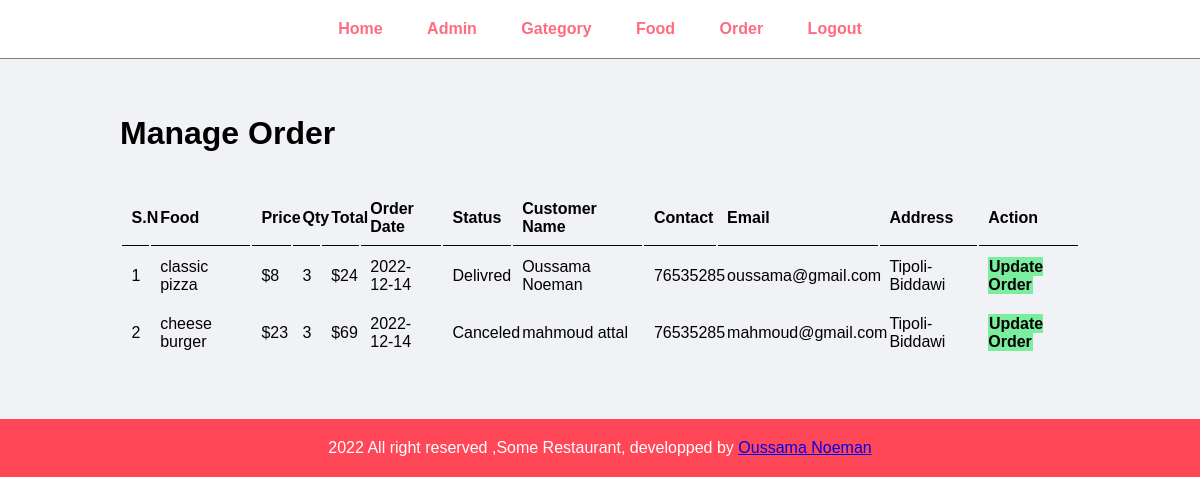
The page /admin/manage-order.php (signed in) on the database its author committed.
### admin/manage-order.php (the view, shortened to what this page needs)
<?php
include('./partials/header.php');
?>
<div class="main-content">
    <div class="wrapper">
        <h1>Manage Order</h1><br>
        <table class="tbl-full"><br>
            <tr>
                <th>S.N</th>
                <th>Food</th>
                <th>Price</th>
                <th>Qty</th>
                <th>Total</th>
                <th>Order Date</th>
                <th>Status</th>
                <th>Customer Name</th>
                <th>Contact</th>
                <th>Email</th>
                <th>Address</th>
                <th>Action</th>
            </tr>
            <?php
            $sn = 0;
            $sql = "SELECT * FROM `tbl-order`";
            $res = mysqli_query($conn, $sql);
            if($res){
                $count = mysqli_num_rows($res);
                if($count>0){
                    while($row = mysqli_fetch_assoc($res)){
                        $sn++;
                        $id = $row['id'];
                        $food = $row['food'];
                        $price = $row['price'];
                        $qty = $row['qty'];
                        $total = $row['total'];
                        $order_date = $row['order-date'];
                        $status = $row['status'];
                        $customer_name = $row['customer-name'];
                        $customer_contact = $row['customer-contact'];
                        $customer_email = $row['customer-email'];
                        $customer_address = $row['customer-address'];
                        ?>
                        <tr>
                        <td><?php echo $sn ?></td>
                        <td><?php echo $food ?></td>
                        <td>$<?php echo $price ?></td>
                        <td><?php echo $qty ?></td>
                        <td>$<?php echo $total ?></td>
                        <td><?php echo $order_date ?></td>
                        <td><?php echo $status ?></td>
                        <td><?php echo $customer_name ?></td>
                        <td><?php echo $customer_contact ?></td>
                        <td><?php echo $customer_email ?></td>
                        <td><?php echo $customer_address?></td>
                        <td>
                           <a href="update-order.php?id=<?php echo $id; ?>" class="btn-secondary"> Update Order</a>
                        </td>
                    </tr>
                    <?php
                    }
                }else{
                    echo "<div>No Data Found</div>";
                }
            }else{
                echo "<div>DB ERROR</div>";
            }
            ?>
        </table>
    </div>
</div>
    <?php
include('./partials/footer.php');
?>

### admin/partials/header.php (shortened to what this page needs)
<!DOCTYPE html>
<html lang="en">
<head>
    <link rel="stylesheet" href="../css/admin.css">
</head>
<body>
    <div class="menu text-center">
        <div class="wrapper">
            <ul>
                <li><a href="index.php">Home</a></li>
                <li><a href="manage-admin.php">Admin</a></li>
                <li><a href="manage-category.php">Gategory</a></li>
                <li><a href="manage-food.php">Food</a></li>
                <li><a href="manage-order.php">Order</a></li>
                <li><a href="logout.php">Logout</a></li>
            </ul>
        </div>
    </div>

### admin/partials/footer.php
<div class="footer">
        <div class="wrapper">
            <p class="text-center">2022 All right reserved ,Some Restaurant, developped by <a href="#">Oussama Noeman</a></p>
        </div>
    </div>
</body>
</html>

### css/admin.css (style rules this page uses)
* { margin: 0; padding: 0; font-family: Arial, Helvetica, sans-serif; }
.wrapper { padding: 20px; width: 80%; margin: 0 auto; }
.text-center { text-align: center; }
.menu { border-bottom: 1px solid gray ; }
.menu ul { list-style-type:null ; }
.menu ul li { display: inline; padding: 20px; }
.menu ul li a { text-decoration: none; font-weight: bold; color: #ff6b81; }
.main-content { padding:3% 0 ; background-color: #f1f2f6; }
.tbl-full { width: 100%; }
table tr th { border-bottom: 1px solid black; padding:1%; text-align: left; }
table tr td { padding:1%; }
.btn-secondary { background-color:#7bed9f ; padding: 1%; color: black; text-decoration: none; font-weight: bold; }
.footer { background-color: #ff4757; color: white; }

### rows shown on the page
tbl-order: food "classic pizza", price "8", qty "3", total "24", value "2022-12-14", status "Delivred", value "Oussama Noeman", value "76535285", value "oussama@gmail.com", value "Tipoli-Biddawi"
tbl-order: food "cheese burger", price "23", qty "3", total "69", value "2022-12-14", status "Canceled", value "mahmoud attal", value "76535285", value "mahmoud@gmail.com", value "Tipoli-Biddawi"
